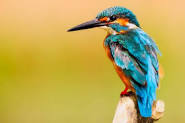
#> input picture Bird1.jpg, 185 x 123 px, found by its file name
$ jupyter execute SciPy2020_Workshop_19thDecember_OpenCV.ipynb
#> lines starting #> are read from the running program, lines starting #| are printed output that depends on the picture
# SciPy India 2020
# Workshop on Digital Image Processing using Google Colab
19th December 2020
# Image Processing using OpenCV

List of Exercises

*   Reading an image and display
*   Displaying size and title of an image

*   Getting image file informations: dimension, dtype, size in bytes
*   Split R,G,B matrices of an image and merging the individual matrices to get original image

*   Converting colour image into Gray scale image
*   Vertical stack and Horizontal stack - more than one image

*   Rotating an image
*   Image cropping

*   Displaying text on an image

[cell 1]
import cv2
import numpy as np
import matplotlib.pyplot as plt

In Colab, we can’t use the standard imshow function. Google Colab crashes if it uses the standard function, instead of import from google.colab.patches import cv2_imshow and display using cv2_imshow(image)

[cell 2]
from google.colab.patches import cv2_imshow

[cell 3]
img = cv2.imread("/content/Bird1.jpg");
#> img is the input picture: shape (123, 185, 3); mean B, G, R 90, 171.2, 188.9

[cell 4]
cv2_imshow(img)

[cell 5]
img1=cv2.imread("/content/Bird1.jpg",1)

[cell 6]
cv2_imshow(img1)

[cell 7]
print(type(img))
#| <class 'numpy.ndarray'>
print(img.shape[0:2])
#| (123, 185)
cv2_imshow(img)
print('original image')

[cell 8]
# To print the shape of the image
print(img.shape)
#| (123, 185, 3)

[cell 9]
# To print size of the image
print(img.size)
#| 68265

[cell 10]
#To print type of image
print(img.dtype)
#| uint8

[cell 11]
# Splitting image gives blue green red channels
B,G,R = cv2.split(img)
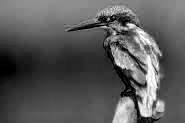
#> B: shape (123, 185); min 0, max 255, mean 90
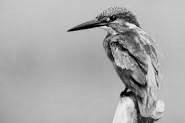
#> G: shape (123, 185); min 0, max 246, mean 171.2
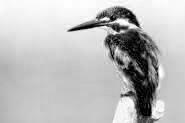
#> R: shape (123, 185); min 0, max 255, mean 188.9

[cell 12]
# Merging the individual channels into image
img2 = cv2.merge([B,G,R])

[cell 13]
cv2_imshow(img2)
print('Merged Image')

[cell 14]
grey = cv2.cvtColor(img,cv2.COLOR_RGB2GRAY)
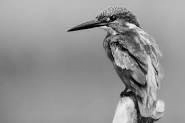
#> grey: shape (123, 185); min 0, max 242, mean 149
cv2_imshow(grey)
print('Gray Image')

[cell 15]
grey_3_channel = cv2.cvtColor(grey, cv2.COLOR_GRAY2BGR)
numpy_vertical = np.vstack((img,grey_3_channel))
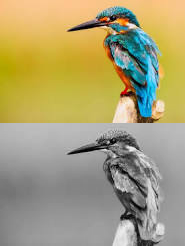
#> numpy_vertical: shape (246, 185, 3); mean B, G, R 119.5, 160.1, 168.9
numpy_horizontal = np.hstack((img,grey_3_channel))
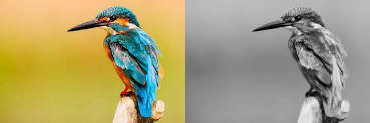
#> numpy_horizontal: shape (123, 370, 3); mean B, G, R 119.5, 160.1, 168.9
cv2_imshow(img)
print("original image")
cv2_imshow(grey)
print("gray image")
cv2_imshow(numpy_vertical)
print("Numpy Vertical")
cv2_imshow(numpy_horizontal)
print("Numpy Horizontal")

[cell 16]
img3 = cv2.imread('/content/Bird2.jpg')
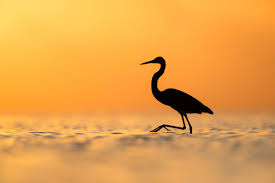
#> input picture Bird2.jpg, 275 x 183 px, found by its file name
#> img3 is the input picture: shape (183, 275, 3); mean B, G, R 74.8, 161.2, 230.7
height,width =img3.shape[0:2]
#> height = 183; width = 275
rotationMatrix = cv2.getRotationMatrix2D((width/2, height/2),270,1)
rotatedImage = cv2.warpAffine(img3,rotationMatrix,(width, height))
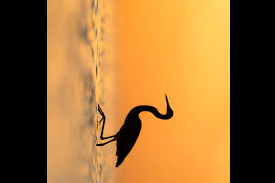
#> rotatedImage: shape (183, 275, 3); mean B, G, R 50, 107, 153
cv2_imshow(img3)
print('originalImage')
cv2_imshow(rotatedImage)
print('rotated to 270 degrees')

[cell 17]
height,width = img3.shape[0:2]
startRow =int(height*0.2)
#> startRow = 36
endRow = int(height*0.8)
#> endRow = 146
startCol = int(width*0.2)
#> startCol = 55
endCol = int(width*0.8)
#> endCol = 220
croppedImage = img3[startRow:endRow, startCol:endCol]
cv2_imshow(img3)
print('Original Image')
cv2_imshow(croppedImage)
print('Cropped Image')

[cell 18]
font= cv2.FONT_ITALIC
img4=cv2.putText(img,'1',(10,50),font,2,(255,255,266))
cv2_imshow(img4)

[cell 19]
cap=cv2.VideoCapture('/content/Bullfinch.mp4')

[cell 20]
while(cap.isOpened()):
    ret, frame = cap.read()
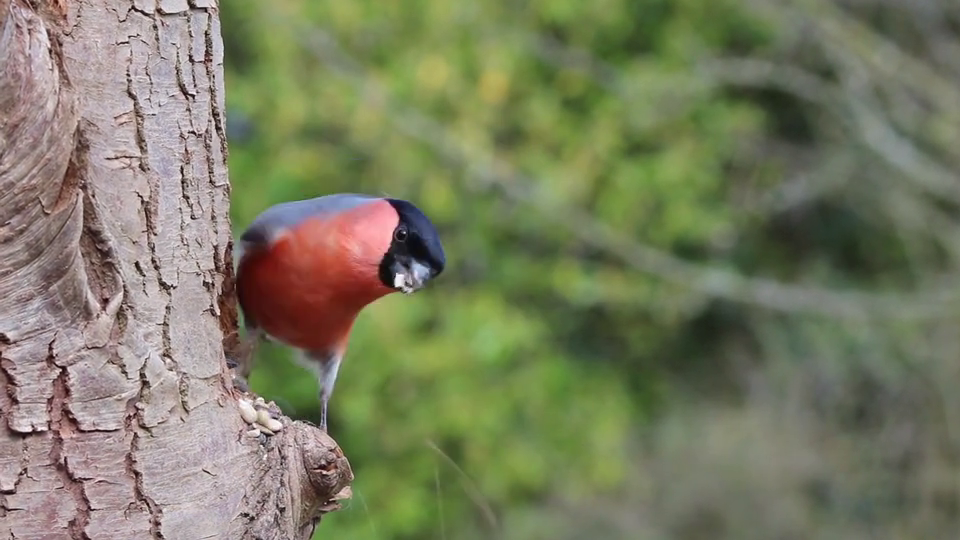
#> input picture frame 43 of Bullfinch.mp4, 960 x 540 px
#> frame is the input picture: shape (540, 960, 3); mean B, G, R 97.8, 124.6, 122

    gray = cv2.cvtColor(frame, cv2.COLOR_BGR2GRAY)
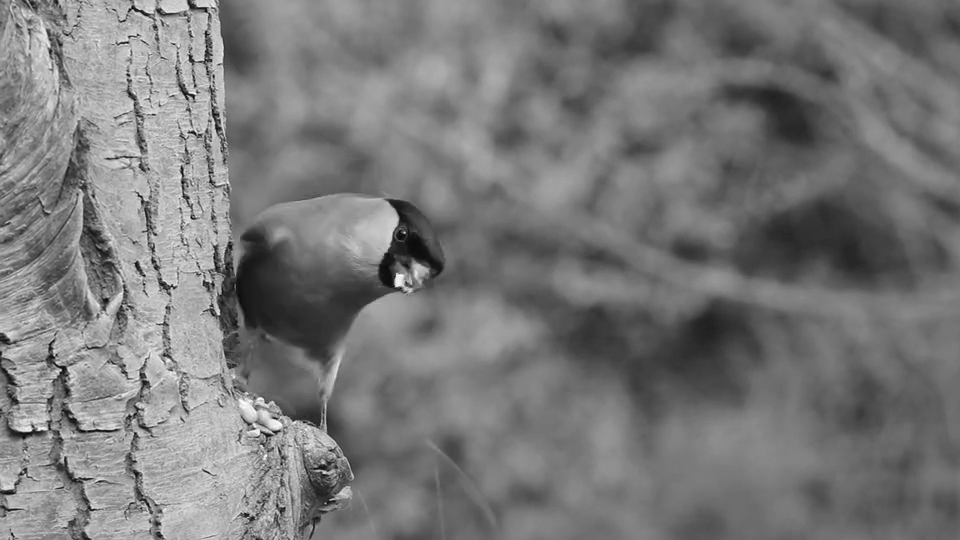
#> gray: shape (540, 960); min 4, max 255, mean 120.7

    cv2_imshow(gray)
    if cv2.waitKey(25) & 0xFF == ord('q'):
#> (key q is pressed here)
        break

cap.release()
